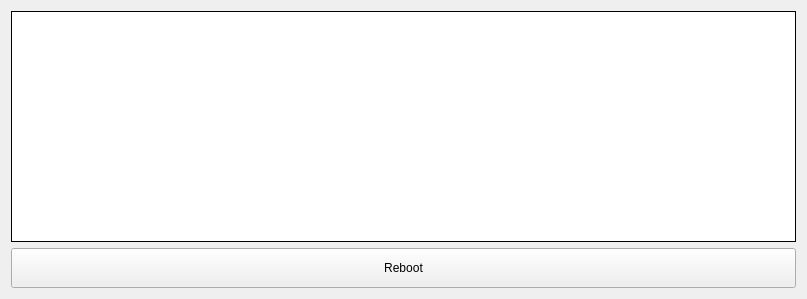
<?xml version="1.0" encoding="UTF-8"?>
<ui version="4.0">
 <class>AdcStatusWin</class>
 <widget class="QWidget" name="AdcStatusWin">
  <property name="geometry">
   <rect>
    <x>0</x>
    <y>0</y>
    <width>807</width>
    <height>299</height>
   </rect>
  </property>
  <property name="sizePolicy">
   <sizepolicy hsizetype="Expanding" vsizetype="Expanding">
    <horstretch>0</horstretch>
    <verstretch>0</verstretch>
   </sizepolicy>
  </property>
  <property name="windowTitle">
   <string>ADC log</string>
  </property>
  <layout class="QVBoxLayout" name="verticalLayout">
   <item>
    <widget class="QTextBrowser" name="textBrowser">
     <property name="frameShape">
      <enum>QFrame::Box</enum>
     </property>
     <property name="frameShadow">
      <enum>QFrame::Plain</enum>
     </property>
    </widget>
   </item>
   <item>
    <widget class="QPushButton" name="reboot_pushButton">
     <property name="minimumSize">
      <size>
       <width>0</width>
       <height>40</height>
      </size>
     </property>
     <property name="font">
      <font>
       <family>MS Shell Dlg 2</family>
       <pointsize>9</pointsize>
      </font>
     </property>
     <property name="text">
      <string>Reboot</string>
     </property>
     <property name="icon">
      <iconset>
       <normalon>../../style/icons/icons8-update-left-rotation-48 (1).png</normalon>
      </iconset>
     </property>
     <property name="iconSize">
      <size>
       <width>30</width>
       <height>30</height>
      </size>
     </property>
    </widget>
   </item>
  </layout>
 </widget>
 <resources/>
 <connections/>
</ui>
